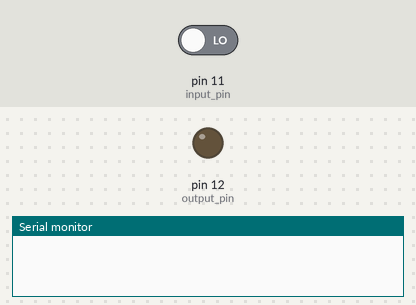
Recording of a sketch running on a simulated Arduino Uno, built with avr-gcc and run on an emulated ATmega328P. On the bench: output pins drawn as LEDs (lit = HIGH), the last lines printed to the serial monitor. The test bench sets the inputs (shaded band); at power-on: pin 11 (input_pin) LOW.

Above: at 1.2 s.
1.3 s: pin 11 (input_pin) driven HIGH
At 1.7 s:
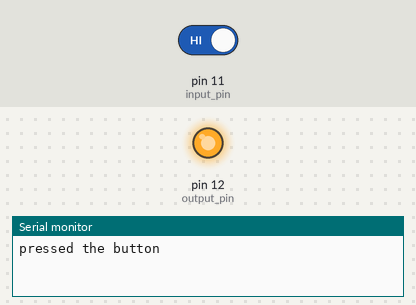
4.3 s: pin 11 (input_pin) driven LOW
At 6.4 s:
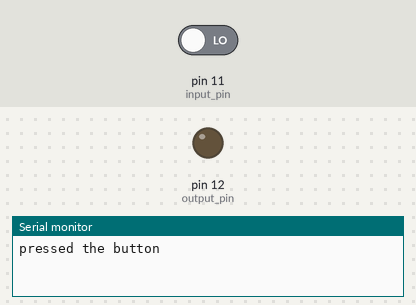
Timing chart, 0 to 7.9 s (numbered marks = the images above; inputs shaded):
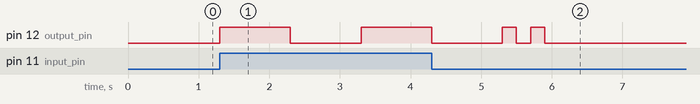

Measured:
- after the input at 1.3 s, pin 12 (output_pin): LOW → HIGH at once, → LOW 1.0 s later, → HIGH 1.0 s later
- after the input at 4.3 s, pin 12 (output_pin): goes on until 5.9 s, then stays LOW

The sketch:

lab1example.ino
```cpp
const int input_pin = 11;
const int output_pin = 12;

void setup() {
  // put your setup code here, to run once:
  pinMode(input_pin, INPUT);
  pinMode(output_pin, OUTPUT);
  Serial.begin(9600);
}

void loop() {
  // put your main code here, to run repeatedly:

  int current_value = digitalRead(input_pin);

  if(current_value == HIGH){
    Serial.print("pressed the button");
    // turn the LED on (HIGH is the voltage level)
    digitalWrite(output_pin, HIGH);
    delay(1000); // Wait for 1000 millisecond(s)
    // turn the LED off by making the voltage LOW
    digitalWrite(output_pin, LOW);
    delay(1000); // Wait for 1000 millisecond(s)

    digitalWrite(output_pin, HIGH);
    delay(1000); // Wait for 1000 millisecond(s)

    digitalWrite(output_pin, LOW);
    delay(1000); // Wait for 1000 millisecond(s)

    digitalWrite(output_pin, HIGH);
    delay(200); // Wait for 1000 millisecond(s)

    digitalWrite(output_pin, LOW);
    delay(200); // Wait for 1000 millisecond(s)

    digitalWrite(output_pin, HIGH);
    delay(200); // Wait for 1000 millisecond(s)

    digitalWrite(output_pin, LOW);
    delay(200); // Wait for 1000 millisecond(s)
  }
}
```
